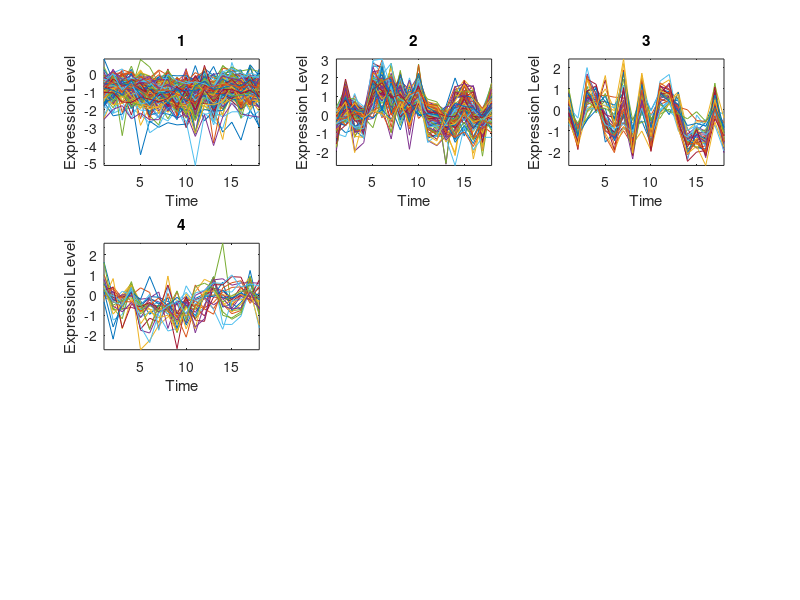

Source code (MATLAB): (Note: this script raises an error after producing the figure.)
close all; clear; clc;
gene= importdata('data/Human_Fibroblasts.mat');
x=gene;

clusters=load('Y_pred.mat');

pred=clusters.Y_pred;

figure 
for c = 1:length(unique(pred))-1
    subplot(3,3,c);
    plot(x((pred == c),:)');
    xlabel('Time');
    ylabel('Expression Level');
   title(c);
    axis tight
   
end

suptitle('Hierarchical Clustering of Profiles');